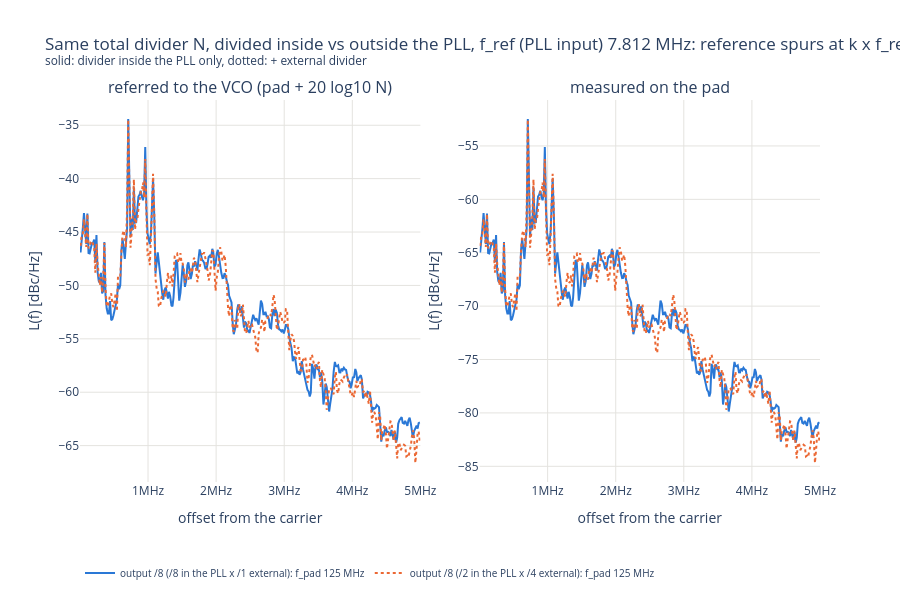
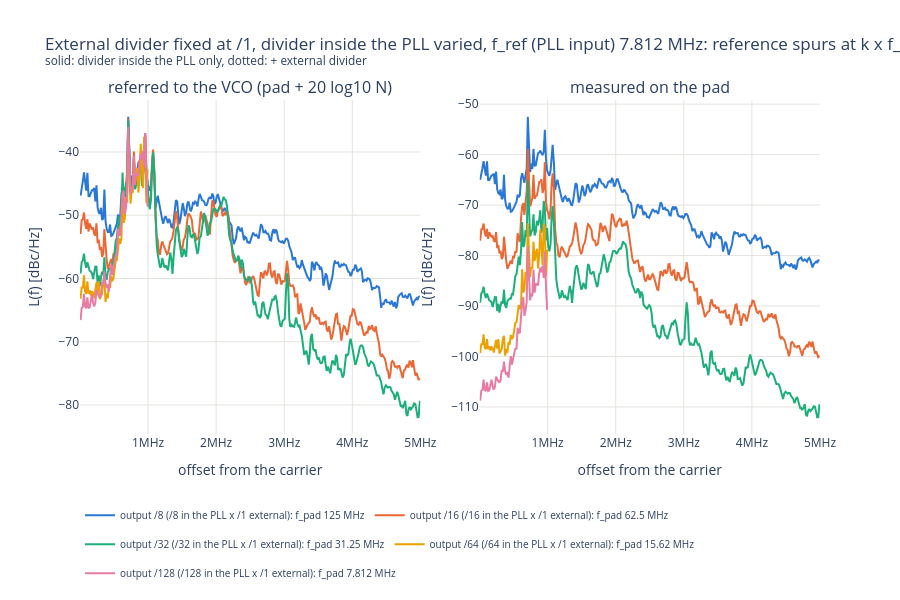
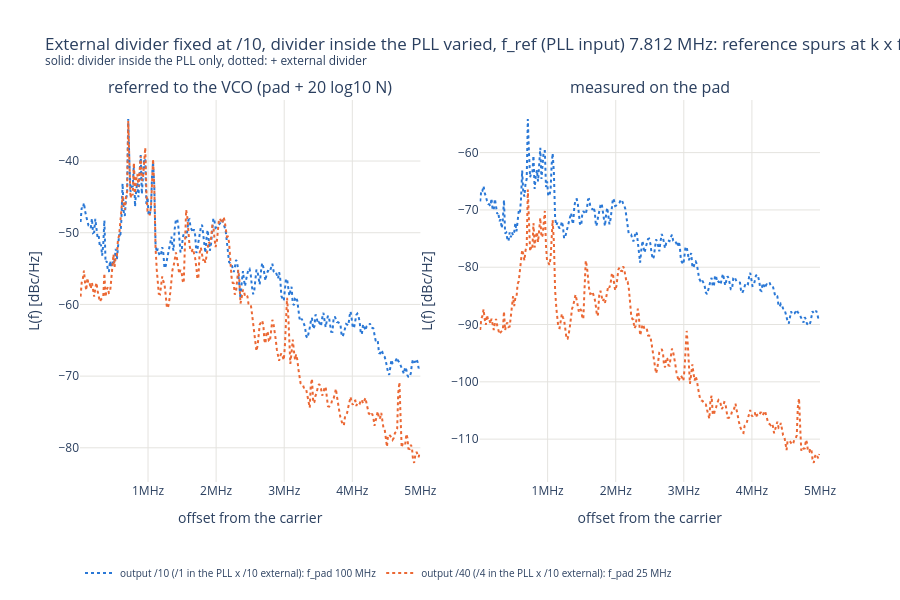

Here is the notebook cell these charts were saved with, in order:
### Code cell
F_start, F_stop = 1e3, 5e6  # offset range shown [Hz]
f_axis = "lin"  # "log" or "lin"

# Phase noise per divider, split in two comparisons. Left: referred to the VCO (pad + 20 log10 N), where the curves
# ideally coincide; right: as measured on the pad. Legend: total output divider, its split inside / outside the
# PLL, f_pad. Curves binned to N_BINS points (linear power average, display only).
from plotly.subplots import make_subplots

PALETTE_N = ["#2a78d6", "#eb6834", "#1baf7a", "#eda100", "#e87ba4", "#008300", "#4a3aa7", "#e34948"]


def plot_phase_noise(sel, title, name):
    """Full curves (L_trace) of the dividers in `sel`: referred to the VCO (left) and on the pad (right)."""
    fig = make_subplots(rows=1, cols=2, horizontal_spacing=0.08,
                        subplot_titles=("referred to the VCO (pad + 20 log10 N)", "measured on the pad"))
    for i, r in enumerate(sel.sort_values(["total_div", "ext_div"]).itertuples()):
        lt = traces[(traces["divider"] == r.divider) & (traces["kind"] == "L_trace")]
        lt = binned(lt, F_start, F_stop, f_axis)
        if lt.empty:
            continue
        label = (f"output /{r.total_div:.0f} (/{r.pll_div:.0f} in the PLL x /{r.ext_div:.0f} external): "
                 f"f_pad {r.f_out_meas / 1e6:.4g} MHz")
        line = dict(color=PALETTE_N[i % len(PALETTE_N)], width=2, dash="dot" if r.ext_div > 1 else "solid")
        for col, add_db in ((1, 20 * np.log10(r.total_div)), (2, 0.0)):
            fig.add_scatter(x=lt["freq"], y=lt["level_dbm"] + add_db, mode="lines", name=label, legendgroup=label,
                            showlegend=col == 1, line=line, row=1, col=col,
                            hovertemplate=f"{r.divider}<br>%{{x:.3s}}Hz: %{{y:.1f}} dBc/Hz<extra></extra>")
    fig.update_layout(title=f"{title}, {REF_TXT}<br><sup>solid: divider inside the PLL only, dotted: + external "
                            "divider</sup>",
                      template="plotly_white", height=600, legend=dict(orientation="h", y=-0.2, font=dict(size=10)),
                      hoverlabel=dict(namelength=-1))
    fig.update_xaxes(title="offset from the carrier", gridcolor=GRID, **offset_axis(F_start, F_stop, f_axis))
    fig.update_yaxes(title="L(f) [dBc/Hz]", gridcolor=GRID)
    save(fig, name)


# 1. Same total divider N, split differently between inside and outside the PLL
same_n = ok.groupby("total_div").filter(lambda d: d["pll_div"].nunique() > 1)
if len(same_n):
    plot_phase_noise(same_n, "Same total divider N, divided inside vs outside the PLL", "phase_noise_same_n")
# 2. Fixed external divider, divider inside the PLL varied: one figure per external divider
for ext, d in ok.groupby("ext_div"):
    if d["pll_div"].nunique() > 1:
        plot_phase_noise(d, f"External divider fixed at /{ext:.0f}, divider inside the PLL varied",
                         f"phase_noise_ext{ext:.0f}")

### Figure 1 — Plotly figure (JSON) as saved in the notebook; plotly's stock layout.template omitted (floating-point values rounded to 4 significant figures; data arrays with more than 128 entries replaced by an {"elided": "..."} marker saying what was removed)
{"data": [{"hovertemplate": "int /8<br>%{x:.3s}Hz: %{y:.1f} dBc/Hz<extra></extra>", "legendgroup": "output /8 (/8 in the PLL x /1 external): f_pad 125 MHz", "line": {"color": "#2a78d6", "dash": "solid", "width": 2}, "mode": "lines", "name": "output /8 (/8 in the PLL x /1 external): f_pad 125 MHz", "showlegend": true, "type": "scatter", "x": {"elided": "300 float values"}, "xaxis": "x", "y": {"elided": "300 float values"}, "yaxis": "y"}, {"hovertemplate": "int /8<br>%{x:.3s}Hz: %{y:.1f} dBc/Hz<extra></extra>", "legendgroup": "output /8 (/8 in the PLL x /1 external): f_pad 125 MHz", "line": {"color": "#2a78d6", "dash": "solid", "width": 2}, "mode": "lines", "name": "output /8 (/8 in the PLL x /1 external): f_pad 125 MHz", "showlegend": false, "type": "scatter", "x": {"elided": "300 float values"}, "xaxis": "x2", "y": {"elided": "300 float values"}, "yaxis": "y2"}, {"hovertemplate": "ext /2 x /4<br>%{x:.3s}Hz: %{y:.1f} dBc/Hz<extra></extra>", "legendgroup": "output /8 (/2 in the PLL x /4 external): f_pad 125 MHz", "line": {"color": "#eb6834", "dash": "dot", "width": 2}, "mode": "lines", "name": "output /8 (/2 in the PLL x /4 external): f_pad 125 MHz", "showlegend": true, "type": "scatter", "x": {"elided": "300 float values"}, "xaxis": "x", "y": {"elided": "300 float values"}, "yaxis": "y"}, {"hovertemplate": "ext /2 x /4<br>%{x:.3s}Hz: %{y:.1f} dBc/Hz<extra></extra>", "legendgroup": "output /8 (/2 in the PLL x /4 external): f_pad 125 MHz", "line": {"color": "#eb6834", "dash": "dot", "width": 2}, "mode": "lines", "name": "output /8 (/2 in the PLL x /4 external): f_pad 125 MHz", "showlegend": false, "type": "scatter", "x": {"elided": "300 float values"}, "xaxis": "x2", "y": {"elided": "300 float values"}, "yaxis": "y2"}], "layout": {"annotations": [{"font": {"size": 16}, "showarrow": false, "text": "referred to the VCO (pad + 20 log10 N)", "x": 0.23, "xanchor": "center", "xref": "paper", "y": 1, "yanchor": "bottom", "yref": "paper"}, {"font": {"size": 16}, "showarrow": false, "text": "measured on the pad", "x": 0.77, "xanchor": "center", "xref": "paper", "y": 1, "yanchor": "bottom", "yref": "paper"}], "height": 600, "hoverlabel": {"namelength": -1}, "legend": {"font": {"size": 10}, "orientation": "h", "y": -0.2}, "title": {"text": "Same total divider N, divided inside vs outside the PLL, f_ref (PLL input) 7.812 MHz: reference spurs at k x f_ref<br><sup>solid: divider inside the PLL only, dotted: + external divider</sup>"}, "xaxis": {"anchor": "y", "domain": [0, 0.46], "exponentformat": "SI", "gridcolor": "#e4e3df", "range": [1000, 5000000], "ticksuffix": "Hz", "title": {"text": "offset from the carrier"}, "type": "linear"}, "xaxis2": {"anchor": "y2", "domain": [0.54, 1], "exponentformat": "SI", "gridcolor": "#e4e3df", "range": [1000, 5000000], "ticksuffix": "Hz", "title": {"text": "offset from the carrier"}, "type": "linear"}, "yaxis": {"anchor": "x", "domain": [0, 1], "gridcolor": "#e4e3df", "title": {"text": "L(f) [dBc/Hz]"}}, "yaxis2": {"anchor": "x2", "domain": [0, 1], "gridcolor": "#e4e3df", "title": {"text": "L(f) [dBc/Hz]"}}}}

### Figure 2 — Plotly figure (JSON) as saved in the notebook; plotly's stock layout.template omitted (floating-point values rounded to 4 significant figures; data arrays with more than 128 entries replaced by an {"elided": "..."} marker saying what was removed)
{"data": [{"hovertemplate": "int /8<br>%{x:.3s}Hz: %{y:.1f} dBc/Hz<extra></extra>", "legendgroup": "output /8 (/8 in the PLL x /1 external): f_pad 125 MHz", "line": {"color": "#2a78d6", "dash": "solid", "width": 2}, "mode": "lines", "name": "output /8 (/8 in the PLL x /1 external): f_pad 125 MHz", "showlegend": true, "type": "scatter", "x": {"elided": "300 float values"}, "xaxis": "x", "y": {"elided": "300 float values"}, "yaxis": "y"}, {"hovertemplate": "int /8<br>%{x:.3s}Hz: %{y:.1f} dBc/Hz<extra></extra>", "legendgroup": "output /8 (/8 in the PLL x /1 external): f_pad 125 MHz", "line": {"color": "#2a78d6", "dash": "solid", "width": 2}, "mode": "lines", "name": "output /8 (/8 in the PLL x /1 external): f_pad 125 MHz", "showlegend": false, "type": "scatter", "x": {"elided": "300 float values"}, "xaxis": "x2", "y": {"elided": "300 float values"}, "yaxis": "y2"}, {"hovertemplate": "int /16<br>%{x:.3s}Hz: %{y:.1f} dBc/Hz<extra></extra>", "legendgroup": "output /16 (/16 in the PLL x /1 external): f_pad 62.5 MHz", "line": {"color": "#eb6834", "dash": "solid", "width": 2}, "mode": "lines", "name": "output /16 (/16 in the PLL x /1 external): f_pad 62.5 MHz", "showlegend": true, "type": "scatter", "x": {"elided": "300 float values"}, "xaxis": "x", "y": {"elided": "300 float values"}, "yaxis": "y"}, {"hovertemplate": "int /16<br>%{x:.3s}Hz: %{y:.1f} dBc/Hz<extra></extra>", "legendgroup": "output /16 (/16 in the PLL x /1 external): f_pad 62.5 MHz", "line": {"color": "#eb6834", "dash": "solid", "width": 2}, "mode": "lines", "name": "output /16 (/16 in the PLL x /1 external): f_pad 62.5 MHz", "showlegend": false, "type": "scatter", "x": {"elided": "300 float values"}, "xaxis": "x2", "y": {"elided": "300 float values"}, "yaxis": "y2"}, {"hovertemplate": "int /32<br>%{x:.3s}Hz: %{y:.1f} dBc/Hz<extra></extra>", "legendgroup": "output /32 (/32 in the PLL x /1 external): f_pad 31.25 MHz", "line": {"color": "#1baf7a", "dash": "solid", "width": 2}, "mode": "lines", "name": "output /32 (/32 in the PLL x /1 external): f_pad 31.25 MHz", "showlegend": true, "type": "scatter", "x": {"elided": "300 float values"}, "xaxis": "x", "y": {"elided": "300 float values"}, "yaxis": "y"}, {"hovertemplate": "int /32<br>%{x:.3s}Hz: %{y:.1f} dBc/Hz<extra></extra>", "legendgroup": "output /32 (/32 in the PLL x /1 external): f_pad 31.25 MHz", "line": {"color": "#1baf7a", "dash": "solid", "width": 2}, "mode": "lines", "name": "output /32 (/32 in the PLL x /1 external): f_pad 31.25 MHz", "showlegend": false, "type": "scatter", "x": {"elided": "300 float values"}, "xaxis": "x2", "y": {"elided": "300 float values"}, "yaxis": "y2"}, {"hovertemplate": "int /64<br>%{x:.3s}Hz: %{y:.1f} dBc/Hz<extra></extra>", "legendgroup": "output /64 (/64 in the PLL x /1 external): f_pad 15.62 MHz", "line": {"color": "#eda100", "dash": "solid", "width": 2}, "mode": "lines", "name": "output /64 (/64 in the PLL x /1 external): f_pad 15.62 MHz", "showlegend": true, "type": "scatter", "x": [9334.0, 26010.0, 42660.0, 59310.0, 75990.0, 92710.0, 109500.0, 126000.0, 142500.0, 159300.0, 176100.0, 192600.0, 209100.0, 225900.0, 242700.0, 259500.0, 276000.0, 292500.0, 309300.0, 326100.0, 342600.0, 359100.0, 375900.0, 392700.0, 409200.0, 425700.0, 442500.0, 459300.0, 476100.0, 492600.0, 509100.0, 525900.0, 542700.0, 559200.0, 575700.0, 592500.0, 609300.0, 626100.0, 642600.0, 659100.0, 675900.0, 692700.0, 709200.0, 725700.0, 742500.0, 759300.0, 775800.0, 792300.0, 809100.0, 825900.0, 842700.0, 859200.0, 875700.0, 892500.0, 909300.0, 925800.0, 942300.0, 959100.0, 975900.0, 992100.0], "xaxis": "x", "y": [-63.2, -61.31, -61.58, -59.5, -62.06, -62.43, -60.44, -62.41, -61.86, -62.68, -62.02, -62.26, -63.1, -61.7, -60.6, -62.31, -60.42, -63.27, -62.75, -62.38, -60.37, -59.78, -63.72, -62.38, -63.14, -60.98, -61.51, -59.6, -60.4, -60.01, -58.62, -57.2, -57.11, -55.19, -53.68, -54.5, -53.65, -46.58, -51.2, -50.53, -47.12, -47.98, -37.49, -42.77, -48.16, -46.22, -46.47, -41.15, -44.9, -43.38, -42.52, -46.42, -43.8, -38.72, -43.33, -45.72, -37.6, -38.42, -48.04, -42.72], "yaxis": "y"}, {"hovertemplate": "int /64<br>%{x:.3s}Hz: %{y:.1f} dBc/Hz<extra></extra>", "legendgroup": "output /64 (/64 in the PLL x /1 external): f_pad 15.62 MHz", "line": {"color": "#eda100", "dash": "solid", "width": 2}, "mode": "lines", "name": "output /64 (/64 in the PLL x /1 external): f_pad 15.62 MHz", "showlegend": false, "type": "scatter", "x": [9334.0, 26010.0, 42660.0, 59310.0, 75990.0, 92710.0, 109500.0, 126000.0, 142500.0, 159300.0, 176100.0, 192600.0, 209100.0, 225900.0, 242700.0, 259500.0, 276000.0, 292500.0, 309300.0, 326100.0, 342600.0, 359100.0, 375900.0, 392700.0, 409200.0, 425700.0, 442500.0, 459300.0, 476100.0, 492600.0, 509100.0, 525900.0, 542700.0, 559200.0, 575700.0, 592500.0, 609300.0, 626100.0, 642600.0, 659100.0, 675900.0, 692700.0, 709200.0, 725700.0, 742500.0, 759300.0, 775800.0, 792300.0, 809100.0, 825900.0, 842700.0, 859200.0, 875700.0, 892500.0, 909300.0, 925800.0, 942300.0, 959100.0, 975900.0, 992100.0], "xaxis": "x2", "y": [-99.32, -97.44, -97.7, -95.62, -98.18, -98.55, -96.56, -98.53, -97.99, -98.8, -98.15, -98.38, -99.22, -97.83, -96.72, -98.44, -96.54, -99.39, -98.87, -98.5, -96.5, -95.91, -99.84, -98.5, -99.26, -97.1, -97.63, -95.73, -96.52, -96.13, -94.74, -93.33, -93.23, -91.31, -89.8, -90.63, -89.77, -82.7, -87.32, -86.66, -83.24, -84.1, -73.61, -78.89, -84.28, -82.34, -82.6, -77.28, -81.03, -79.51, -78.65, -82.54, -79.93, -74.84, -79.45, -81.84, -73.72, -74.54, -84.16, -78.84], "yaxis": "y2"}, {"hovertemplate": "int /128<br>%{x:.3s}Hz: %{y:.1f} dBc/Hz<extra></extra>", "legendgroup": "output /128 (/128 in the PLL x /1 external): f_pad 7.812 MHz", "line": {"color": "#e87ba4", "dash": "solid", "width": 2}, "mode": "lines", "name": "output /128 (/128 in the PLL x /1 external): f_pad 7.812 MHz", "showlegend": true, "type": "scatter", "x": [9334.0, 26010.0, 42660.0, 59310.0, 75990.0, 92710.0, 109500.0, 126000.0, 142500.0, 159300.0, 176100.0, 192600.0, 209100.0, 225900.0, 242700.0, 259500.0, 276000.0, 292500.0, 309300.0, 326100.0, 342600.0, 359100.0, 375900.0, 392700.0, 409200.0, 425700.0, 442500.0, 459300.0, 476100.0, 492600.0, 509100.0, 525900.0, 542700.0, 559200.0, 575700.0, 592500.0, 609300.0, 626100.0, 642600.0, 659100.0, 675900.0, 692700.0, 709200.0, 725700.0, 742500.0, 759300.0, 775800.0, 792300.0, 809100.0, 825900.0, 842700.0, 859200.0, 875700.0, 892500.0, 909300.0, 925800.0, 942300.0, 959100.0, 975900.0, 992100.0], "xaxis": "x", "y": [-66.59, -64.61, -64.51, -62.42, -64.42, -64.72, -62.97, -64.69, -64.56, -63.36, -62.45, -63.79, -64.41, -63.85, -61.84, -62.4, -62.85, -63.06, -62.5, -60.57, -60.86, -58.87, -60.75, -61.49, -60.96, -62.07, -59.72, -57.78, -59.48, -57.95, -57.23, -56.33, -56.3, -52.17, -53.15, -53.08, -48.51, -46.88, -46.13, -49.81, -48.78, -46.92, -36.07, -41.52, -46.71, -45.43, -45.94, -40.61, -45.22, -43.37, -43.64, -43.75, -41.49, -40.28, -41.16, -39.86, -42.3, -37.0, -44.0, -48.62], "yaxis": "y"}, {"hovertemplate": "int /128<br>%{x:.3s}Hz: %{y:.1f} dBc/Hz<extra></extra>", "legendgroup": "output /128 (/128 in the PLL x /1 external): f_pad 7.812 MHz", "line": {"color": "#e87ba4", "dash": "solid", "width": 2}, "mode": "lines", "name": "output /128 (/128 in the PLL x /1 external): f_pad 7.812 MHz", "showlegend": false, "type": "scatter", "x": [9334.0, 26010.0, 42660.0, 59310.0, 75990.0, 92710.0, 109500.0, 126000.0, 142500.0, 159300.0, 176100.0, 192600.0, 209100.0, 225900.0, 242700.0, 259500.0, 276000.0, 292500.0, 309300.0, 326100.0, 342600.0, 359100.0, 375900.0, 392700.0, 409200.0, 425700.0, 442500.0, 459300.0, 476100.0, 492600.0, 509100.0, 525900.0, 542700.0, 559200.0, 575700.0, 592500.0, 609300.0, 626100.0, 642600.0, 659100.0, 675900.0, 692700.0, 709200.0, 725700.0, 742500.0, 759300.0, 775800.0, 792300.0, 809100.0, 825900.0, 842700.0, 859200.0, 875700.0, 892500.0, 909300.0, 925800.0, 942300.0, 959100.0, 975900.0, 992100.0], "xaxis": "x2", "y": [-108.7, -106.8, -106.7, -104.6, -106.6, -106.9, -105.1, -106.8, -106.7, -105.5, -104.6, -105.9, -106.6, -106.0, -104.0, -104.5, -105.0, -105.2, -104.6, -102.7, -103.0, -101.0, -102.9, -103.6, -103.1, -104.2, -101.9, -99.92, -101.6, -100.1, -99.38, -98.47, -98.45, -94.32, -95.29, -95.22, -90.65, -89.03, -88.27, -91.95, -90.92, -89.07, -78.22, -83.66, -88.85, -87.57, -88.09, -82.75, -87.37, -85.51, -85.78, -85.9, -83.63, -82.42, -83.3, -82.01, -84.45, -79.14, -86.14, -90.77], "yaxis": "y2"}], "layout": {"annotations": [{"font": {"size": 16}, "showarrow": false, "text": "referred to the VCO (pad + 20 log10 N)", "x": 0.23, "xanchor": "center", "xref": "paper", "y": 1, "yanchor": "bottom", "yref": "paper"}, {"font": {"size": 16}, "showarrow": false, "text": "measured on the pad", "x": 0.77, "xanchor": "center", "xref": "paper", "y": 1, "yanchor": "bottom", "yref": "paper"}], "height": 600, "hoverlabel": {"namelength": -1}, "legend": {"font": {"size": 10}, "orientation": "h", "y": -0.2}, "title": {"text": "External divider fixed at /1, divider inside the PLL varied, f_ref (PLL input) 7.812 MHz: reference spurs at k x f_ref<br><sup>solid: divider inside the PLL only, dotted: + external divider</sup>"}, "xaxis": {"anchor": "y", "domain": [0, 0.46], "exponentformat": "SI", "gridcolor": "#e4e3df", "range": [1000, 5000000], "ticksuffix": "Hz", "title": {"text": "offset from the carrier"}, "type": "linear"}, "xaxis2": {"anchor": "y2", "domain": [0.54, 1], "exponentformat": "SI", "gridcolor": "#e4e3df", "range": [1000, 5000000], "ticksuffix": "Hz", "title": {"text": "offset from the carrier"}, "type": "linear"}, "yaxis": {"anchor": "x", "domain": [0, 1], "gridcolor": "#e4e3df", "title": {"text": "L(f) [dBc/Hz]"}}, "yaxis2": {"anchor": "x2", "domain": [0, 1], "gridcolor": "#e4e3df", "title": {"text": "L(f) [dBc/Hz]"}}}}

### Figure 3 — Plotly figure (JSON) as saved in the notebook; plotly's stock layout.template omitted (floating-point values rounded to 4 significant figures; data arrays with more than 128 entries replaced by an {"elided": "..."} marker saying what was removed)
{"data": [{"hovertemplate": "ext /1 x /10<br>%{x:.3s}Hz: %{y:.1f} dBc/Hz<extra></extra>", "legendgroup": "output /10 (/1 in the PLL x /10 external): f_pad 100 MHz", "line": {"color": "#2a78d6", "dash": "dot", "width": 2}, "mode": "lines", "name": "output /10 (/1 in the PLL x /10 external): f_pad 100 MHz", "showlegend": true, "type": "scatter", "x": {"elided": "300 float values"}, "xaxis": "x", "y": {"elided": "300 float values"}, "yaxis": "y"}, {"hovertemplate": "ext /1 x /10<br>%{x:.3s}Hz: %{y:.1f} dBc/Hz<extra></extra>", "legendgroup": "output /10 (/1 in the PLL x /10 external): f_pad 100 MHz", "line": {"color": "#2a78d6", "dash": "dot", "width": 2}, "mode": "lines", "name": "output /10 (/1 in the PLL x /10 external): f_pad 100 MHz", "showlegend": false, "type": "scatter", "x": {"elided": "300 float values"}, "xaxis": "x2", "y": {"elided": "300 float values"}, "yaxis": "y2"}, {"hovertemplate": "ext /4 x /10<br>%{x:.3s}Hz: %{y:.1f} dBc/Hz<extra></extra>", "legendgroup": "output /40 (/4 in the PLL x /10 external): f_pad 25 MHz", "line": {"color": "#eb6834", "dash": "dot", "width": 2}, "mode": "lines", "name": "output /40 (/4 in the PLL x /10 external): f_pad 25 MHz", "showlegend": true, "type": "scatter", "x": {"elided": "300 float values"}, "xaxis": "x", "y": {"elided": "300 float values"}, "yaxis": "y"}, {"hovertemplate": "ext /4 x /10<br>%{x:.3s}Hz: %{y:.1f} dBc/Hz<extra></extra>", "legendgroup": "output /40 (/4 in the PLL x /10 external): f_pad 25 MHz", "line": {"color": "#eb6834", "dash": "dot", "width": 2}, "mode": "lines", "name": "output /40 (/4 in the PLL x /10 external): f_pad 25 MHz", "showlegend": false, "type": "scatter", "x": {"elided": "300 float values"}, "xaxis": "x2", "y": {"elided": "300 float values"}, "yaxis": "y2"}], "layout": {"annotations": [{"font": {"size": 16}, "showarrow": false, "text": "referred to the VCO (pad + 20 log10 N)", "x": 0.23, "xanchor": "center", "xref": "paper", "y": 1, "yanchor": "bottom", "yref": "paper"}, {"font": {"size": 16}, "showarrow": false, "text": "measured on the pad", "x": 0.77, "xanchor": "center", "xref": "paper", "y": 1, "yanchor": "bottom", "yref": "paper"}], "height": 600, "hoverlabel": {"namelength": -1}, "legend": {"font": {"size": 10}, "orientation": "h", "y": -0.2}, "title": {"text": "External divider fixed at /10, divider inside the PLL varied, f_ref (PLL input) 7.812 MHz: reference spurs at k x f_ref<br><sup>solid: divider inside the PLL only, dotted: + external divider</sup>"}, "xaxis": {"anchor": "y", "domain": [0, 0.46], "exponentformat": "SI", "gridcolor": "#e4e3df", "range": [1000, 5000000], "ticksuffix": "Hz", "title": {"text": "offset from the carrier"}, "type": "linear"}, "xaxis2": {"anchor": "y2", "domain": [0.54, 1], "exponentformat": "SI", "gridcolor": "#e4e3df", "range": [1000, 5000000], "ticksuffix": "Hz", "title": {"text": "offset from the carrier"}, "type": "linear"}, "yaxis": {"anchor": "x", "domain": [0, 1], "gridcolor": "#e4e3df", "title": {"text": "L(f) [dBc/Hz]"}}, "yaxis2": {"anchor": "x2", "domain": [0, 1], "gridcolor": "#e4e3df", "title": {"text": "L(f) [dBc/Hz]"}}}}
